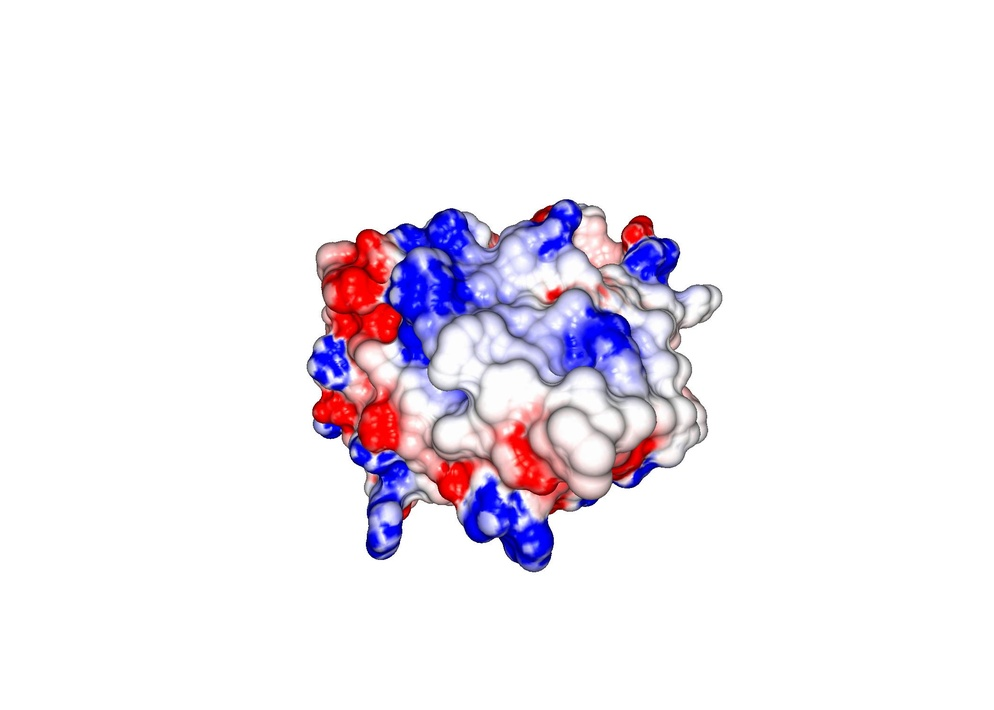
#> input picture data/images/grasp/zikv/ALPVYLMTL_5K.jpg, 994 x 710 px, shrunk from 2100 x 1500 before the run, found by its file name
$ python spyder25_plotRGB.py
#> lines starting #> are read from the running program, lines starting #| are printed output that depends on the picture
#!/usr/bin/env python3
# -*- coding: utf-8 -*-
"""
Created on Sun Dec 27 18:58:33 2020
REF.:watch?PLHae9ggVvqPgyRQQOtENr6hK0m1UquGaG
@author: bragatte

scikit-image: pip install scikit-image
opencv: pip install opencv-python

display of images
pyplot (edit mode) and opencv
skimage can also be used.. io.imshow
"""
from skimage import io

#call imgs
img = io.imread('/home/bragatte/Documentos/GitHub/Crosstope/data/images/grasp/zikv/ALPVYLMTL_5K.jpg')
#> img is the input picture: shape (710, 994, 3); mean R, G, B 241.1, 235.9, 243.4
# [5 lines of commented-out code are left out]
io.imshow(img)

#MATPLOTLIB.PYPLOT
import matplotlib.pyplot as plt
plt.imshow(img)

#Colormaps...  https://matplotlib.org/tutorials/colors/colormaps.html
plt.imshow(img, cmap="hot")
#Not going to do anything as the input image is RGB

img_gray = io.imread("/home/bragatte/Documentos/GitHub/Crosstope/data/images/grasp/zikv/ALPVYLMTL_5K.jpg", as_gray=True)
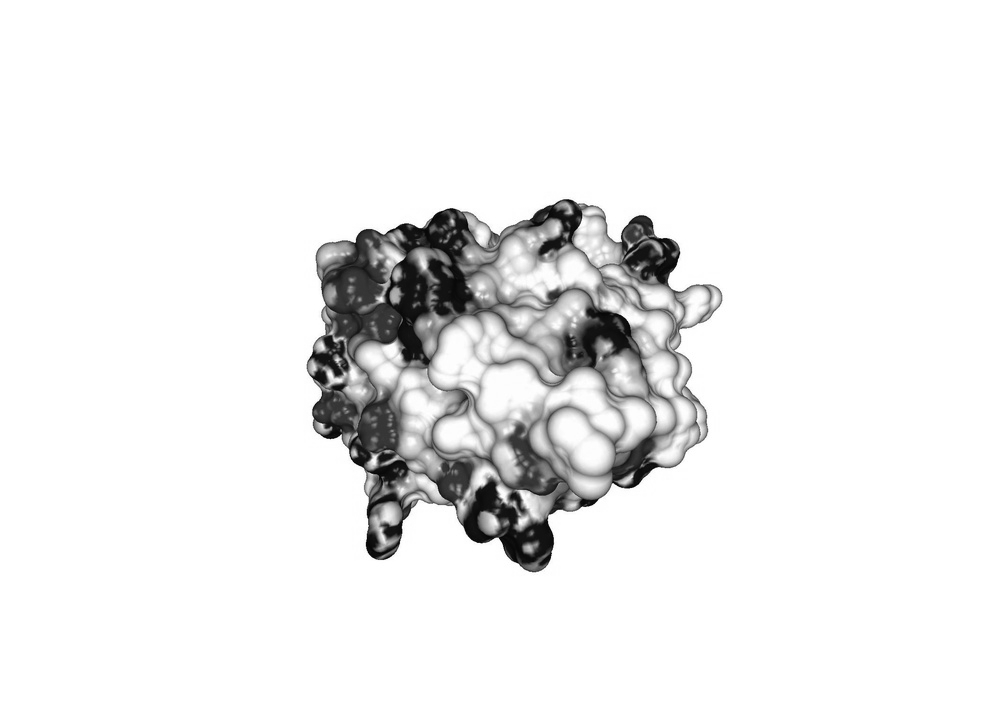
#> img_gray: shape (710, 994) float64; min 0.0136, max 1, mean 0.932
plt.imshow(img_gray, cmap="hot")
plt.imshow(img_gray, cmap="jet") #att neutral areas


#Multiple plots using pyplot
fig = plt.figure(figsize=(10, 10))
ax1 = fig.add_subplot(2,2,1)
ax1.imshow(img_gray, cmap='hot')
ax1.title.set_text('1st')

ax2 = fig.add_subplot(2,2,2)
ax2.imshow(img_gray, cmap='jet')
ax2.title.set_text('2nd')

ax3 = fig.add_subplot(2,2,3)
ax3.imshow(img_gray, cmap='gray')
ax3.title.set_text('3rd')

ax4 = fig.add_subplot(2,2,4)
ax4.imshow(img_gray, cmap='nipy_spectral')
ax4.title.set_text('4th')
plt.show()
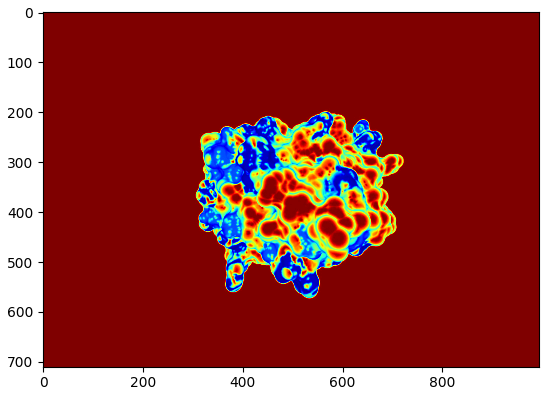
#> figure drawn by matplotlib, 1 panel
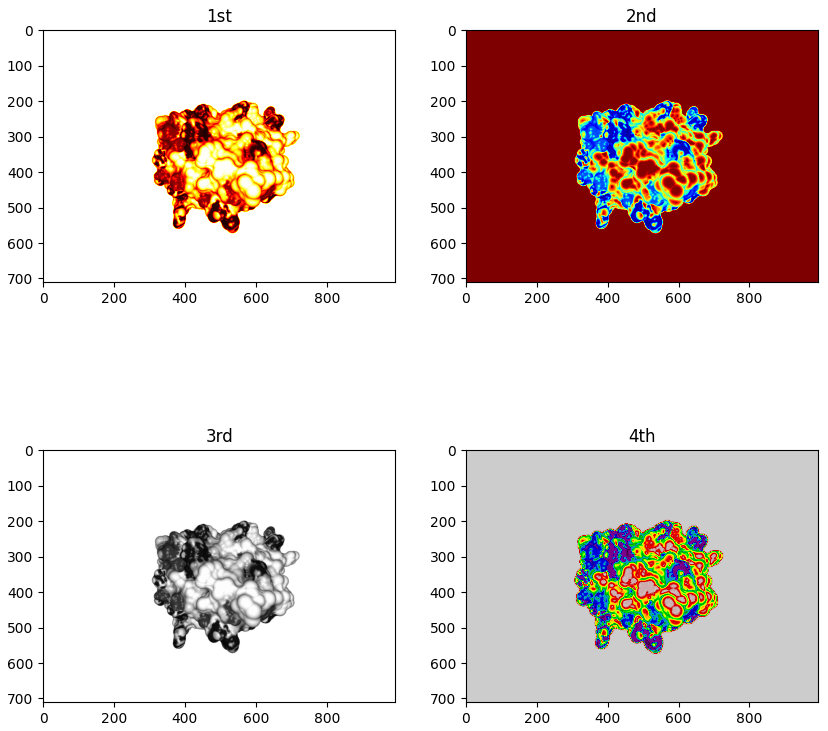
#> figure drawn by matplotlib, 4 panels

############################################
#Using opencv = probably the best for multiple figs
import cv2

gray_img = cv2.imread("/home/bragatte/Documentos/GitHub/Crosstope/data/images/grasp/zikv/ALPVYLMTL_5K.jpg", 0)
#> gray_img: shape (710, 994); min 1, max 255, mean 238.3
color_img = cv2.imread("/home/bragatte/Documentos/GitHub/Crosstope/data/images/grasp/zikv/ALPVYLMTL_5K.jpg", 1)

#transform BGR into RGB or vice versa
img_RGB = cv2.cvtColor(img, cv2.COLOR_RGB2BGR)

# Use the function cv2.imshow() to display an image in a window.
# First argument is the window name which is a string. second argument is our image.

cv2.imshow("pic from skimage import", img_RGB)  #Shows weird colors as R and B channels are swapped
cv2.imshow("color pic from opencv", color_img)
cv2.imshow("gray pic from opencv", gray_img)
# Maintain output window until user presses a key or 1000 ms (1s)
cv2.waitKey(0)
#destroys all windows created if ms are define
cv2.destroyAllWindows()
